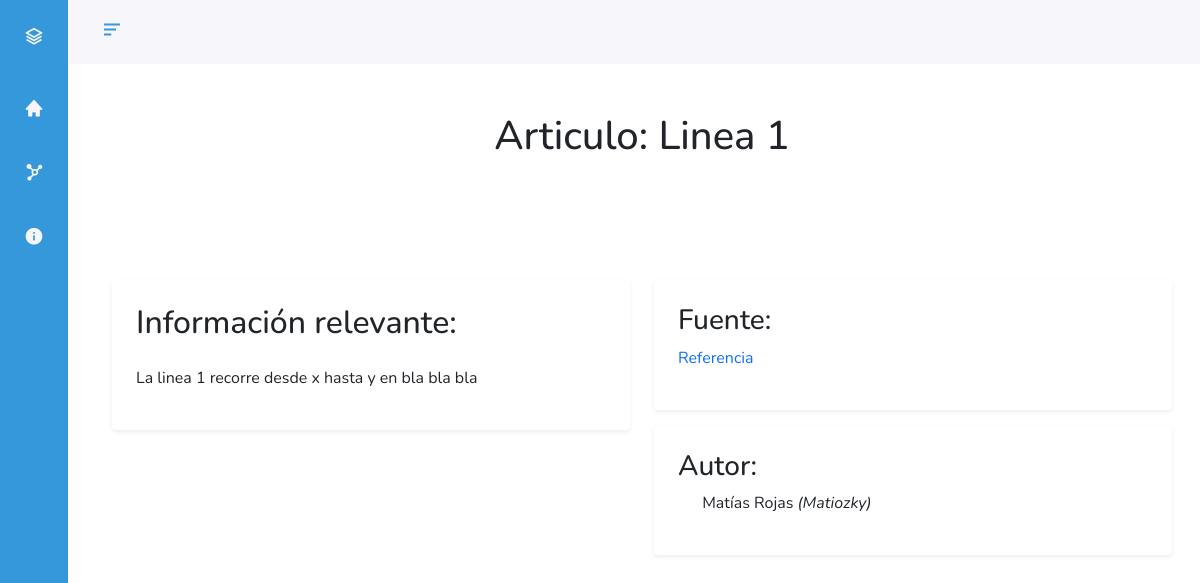
Before: /aprende/linea-1/ with the older database file.
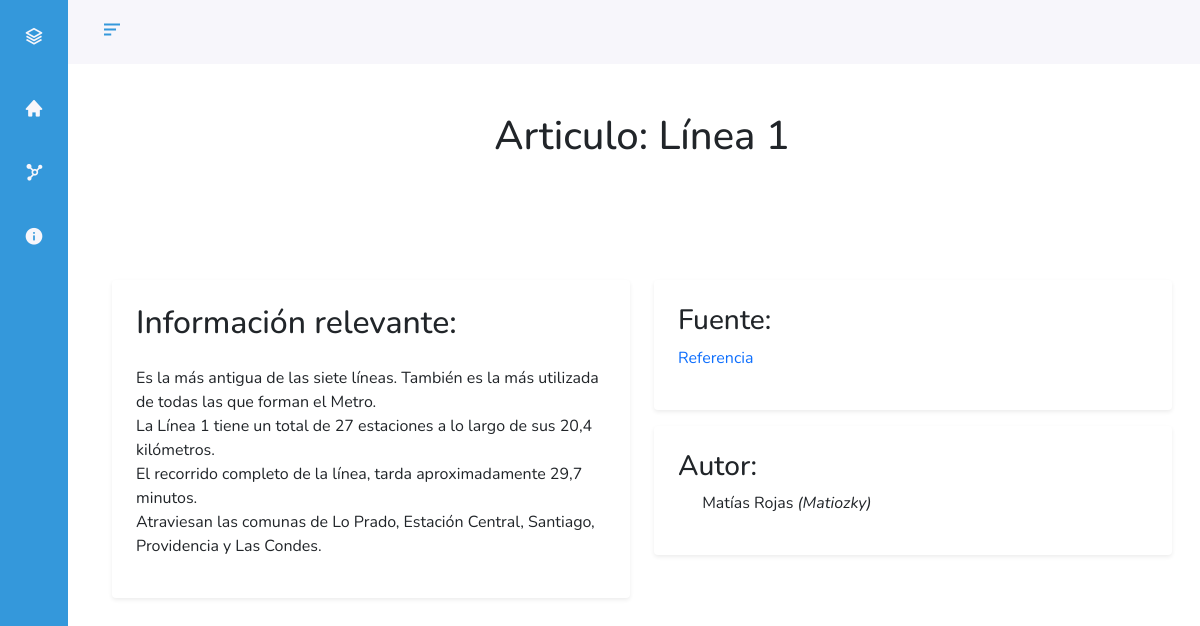
After: the same page with the newer database file.
### App/models.py (models this page shows, shortened)
class Card(models.Model):
    title = models.CharField(max_length=200)
    slug = models.SlugField(blank=True,null=True,unique=True)
    mini_description = models.TextField(max_length=5000)
    color_tag = models.CharField(max_length=100,choices=COLOR_OPTIONS,default='bg-primary')
    img = models.ImageField()
    fuente = models.URLField(blank=True,null=True)
    autor = models.ForeignKey(Author,on_delete=models.CASCADE,blank=True,null=True)

class Author(models.Model):
    name = models.CharField(max_length=150)
    username = models.CharField(max_length=50, unique=True)
    profile_pic = models.ImageField()
    def __str__(self):
        return self.name

### App/views.py (the view)
# urls.py: path('aprende/<slug:slug>/', views.CardSlugView.as_view(), name="slugview"),
class CardSlugView(DetailView):
    queryset = Card.objects.all()
    template_name = 'App/articulo.html'
    def get_context_data(self,*args, **kwargs):
        context = super(CardSlugView, self).get_context_data(*args,**kwargs)
        request = self.request
        context['redirect_url'] = 'slugview'
        return context
    def get_object(self, *args, **kwargs):
        request=self.request
        slug = self.kwargs.get('slug')
        instance = get_object_or_404(Card, slug=slug)
        if instance is None:
            raise Http404("El Articulo no existe")
        return instance

### templates/App/articulo.html (shortened to what this page needs)
{% extends 'base.html' %}
{% load static %}
{% block content %}
<div class="row">
    <div class="col-lg-12 mx-auto">
        <div class="center-text mx-auto">
            <h1 data-aos="zoom-in" class="mt-5"> Articulo: {{ object.title }} </h1>
        </div>
    </div>
</div>
<div class="row mt-5">
    <div class="col-lg-6">
        <div data-aos="fade-right" class="bg-white rounded shadow-sm">
            <div class="p-4 mt-3">
                <h2> Información relevante: </h2>
                <p class="mt-4"> {{ object.mini_description|linebreaks }} </p>
            </div>
        </div>
    </div>
    <div class="col-lg-6">
        <div data-aos="fade-left" class="bg-white rounded shadow-sm">
            <div class="p-4 mt-3">
                <h3> Fuente: </h3>
                {% if object.fuente %}
                    <p> <a href="{{ object.fuente }}"> Referencia </a></p>
                {% else %}
                    <p> No hay fuente disponible. </p>
                {% endif %}
            </div>
        </div>
        <div data-aos="fade-up" class="bg-white rounded shadow-sm">
            <div class="p-4 mt-3">
                <h3> Autor: </h3>
                {% if object.autor %}
                    <p> <img class="profile-picture" src="{{object.autor.profile_pic.url}}" alt=""> {{ object.autor }} <i>({{object.autor.username}})</i> </p>
                {% else %}
                    <p class="mt-4"> <img class="profile-picture" src="{% static 'images/anon.png' %}" alt=""> Anonimo. </p>
                {% endif %}
            </div>
        </div>
    </div>
</div>
{% endblock content %}

Changed rows visible on the page:
changed Card "Matías Rojas": title "Linea 1" → "Línea 1"; mini_description "La linea 1 recorre desde x hasta y en bla bla bla" → "Es la más antigua de las siete líneas. También es la más utilizada de todas las que forman el Metro. La Línea 1 tiene un total de 27 estaciones a lo largo de sus 20,4 kilómetros. El recorrido completo de la línea, tarda aproximadamente 29,7 minutos. Atraviesan las comunas de Lo Prado, Estación Central, Santiago, Providencia y Las Condes."
